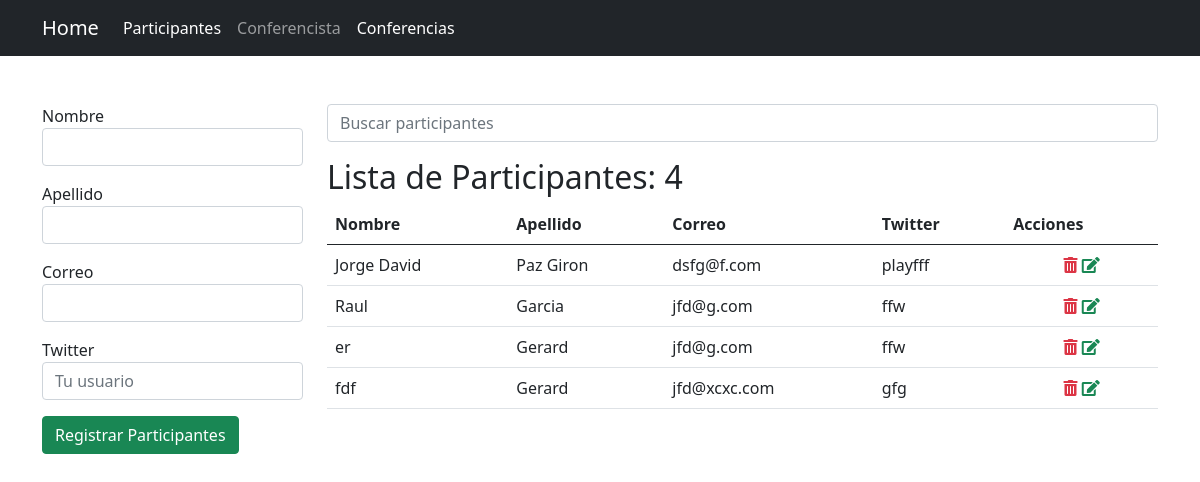
Screenshot of /participantes/ with the database file from the repository.
### app_registro/models.py (models this page shows, shortened)
class Participantes(models.Model):
    nombre = models.CharField(max_length=50)
    apellido = models.CharField(max_length=50)
    correo = models.EmailField()
    twitter = models.CharField(max_length=50, null=True, blank=True)

### app_registro/views.py (the view, shortened to what this page needs)
# urls.py: path('participantes/', views.participantes, name="participantes"),
def participantes(request):
    activo = 'participantes'
    q = request.GET.get('q')
    if q:
        data = Participantes.objects.filter(nombre__startswith=q).order_by('nombre')
        '''
        select * from participantes
        where nombre like 'n%'
        '''
    else:
        data = Participantes.objects.all().order_by('nombre')
    ctx = {
        'activo': activo,
        'participantes': data,
        'q': q,
    }
    return render(request, 'registro/participantes.html', ctx)

### app_registro/templates/registro/participantes.html (shortened to what this page needs)
{%extends "base.html" %}
{% block container %}
    <div class="row">
        <div class="col-3">
        {% if p %}
            <form action="{% url 'editar_participantes' p.id %}" method="post">
        {% else %}
            <form action="{% url 'participantes'%}" method="post">
        {%endif%}
                <div class="mb-3">
                    <label for="nombre">Nombre</label>
                    <input type="text" value="{{ p.nombre }}" name="nombre" id="nombre" class="form-control">
                </div>
                <div  class="mb-3">
                    <label for="apellido">Apellido</label>
                    <input type="text" value="{{ p.apellido }}" name="apellido" id="apellido" class="form-control">
                </div>
                 <div  class="mb-3">
                    <label for="correo">Correo</label>
                    <input type="email" value="{{ p.correo }}" name="correo" id="correo" class="form-control">
                </div>
                 <div  class="mb-3">
                    <label for="twitter">Twitter</label>
                    <input type="text" value="{{ p.twitter }}" name="twitter" id="twitter" class="form-control" placeholder="Tu usuario">
                </div>
                <div class="mb-3">
                    {%if p%}
                        <input type="submit" class="btn btn-success" value="Actualizar Participantes">
                    {%else%}
                        <input type="submit" class="btn btn-success" value="Registrar Participantes">
                    {%endif%}
                </div>
            </form>
        </div>
        <div class="col-9">
        <form action="" method="get">
            <input type="search" name="q" value="{{ q|default_if_none:'' }}" class="form-control" placeholder="Buscar participantes">
        </form>
        <h2 class="mt-3">Lista de Participantes: {{participantes.count}}</h2>
            <table class="table table-hover">
                <thead>
                    <tr>
                        <th>Nombre</th>
                        <th>Apellido</th>
                        <th>Correo</th>
                        <th>Twitter</th>
                        <th>Acciones</th>
                    </tr>
                </thead>
            <tbody>
                {%for p in participantes %}
                    <tr>
                        <td>{{p.nombre}}</td>
                        <td>{{p.apellido}}</td>
                        <td>{{p.correo}}</td>
                        <td>
                        {{ p.twitter|default_if_none:'-'}}
                        </td>
                        <td class="text-center">
                            <a onclick="if (!confirm('Confirme la eliminacion')) return false;" href="{% url 'eliminar_participantes' p.id %}" class="text-danger"><span class="fas fa-trash-alt"></span></a>
                            <a href="{% url 'editar_participantes' p.id %}" class="text-success"><span class="fas fa-edit"></span></a>
                        </td>
                    </tr>
                {% empty %}
                <tr>
                    <td colspan="5" class="text-danger text-center">No se encontraron resultados</td>
                </tr>
                {%endfor%}
            </tbody>
            </table>
        </div>
    </div>
{% endblock %}

### global_templates/base.html (shortened to what this page needs)
<!DOCTYPE html>
<html lang="en">
<head>
    <link href="https://cdn.jsdelivr.net/npm/bootstrap@5.0.1/dist/css/bootstrap.min.css" rel="stylesheet">
    <link href="https://pro.fontawesome.com/releases/v5.10.0/css/all.css" rel="stylesheet"/>
</head>
<body>
      <nav class="navbar navbar-expand-lg navbar-dark bg-dark">
        <div class="container">
            <a class="navbar-brand" href="/">Home</a>
            <div class="collapse navbar-collapse" id="navbarNavAltMarkup">
            <div class="navbar-nav">
                <a class="nav-link  {% if activo == 'participantes' %}active{% endif%} "href="{% url 'participantes' %}">Participantes</a>
                <a class="nav-link  {% if activo == 'conferencista' %}active{% endif%} " href="{% url 'conferencista' %}">Conferencista</a>
                <a class="nav-link  {% if activo == 'participantes' %}active{% endif%} " href="#">Conferencias</a>
            </div>
            </div>
        </div>
    </nav>
    <div class="container mt-5">
        {% block container %}{% endblock %}
    </div>
</body>
</html>

### rows the page displays
Participantes: nombre "Jorge David", apellido "Paz Giron", correo "dsfg@f.com", twitter "playfff"
Participantes: nombre "Raul", apellido "Garcia", correo "jfd@g.com", twitter "ffw"
Participantes: nombre "er", apellido "Gerard", correo "jfd@g.com", twitter "ffw"
Participantes: nombre "fdf", apellido "Gerard", correo "jfd@xcxc.com", twitter "gfg"

### other values shown
{{ participantes.count }} "4"
